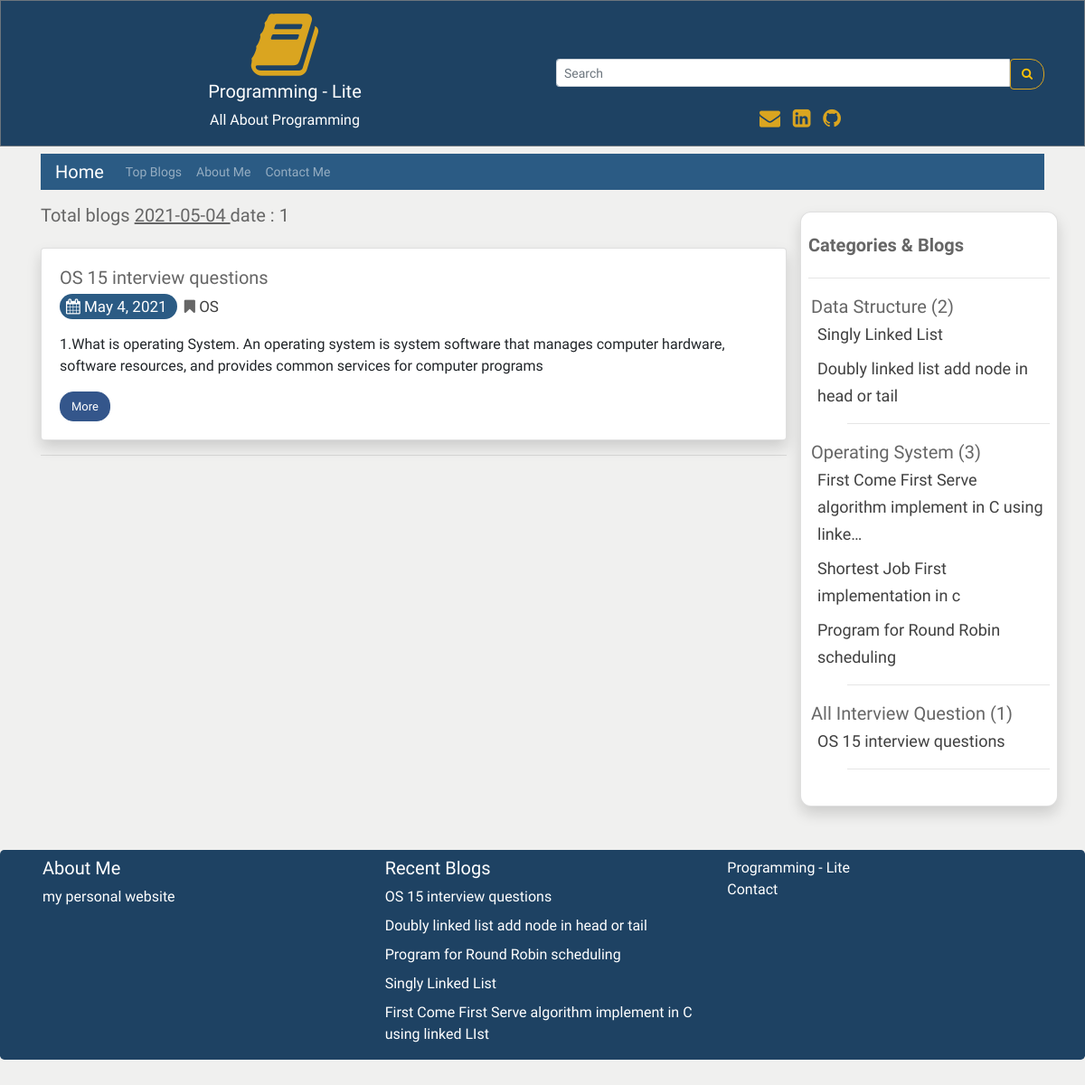
The page /date/2021-05-04 on the database its author committed.
### user_panel_1/models.py (models this page shows, shortened)
class Blog(models.Model):
    cat_name = models.ForeignKey(Category, on_delete=models.CASCADE)
    blog_author = models.CharField(max_length=200)
    blog_priority = models.IntegerField(blank=True, null=True)
    blog_tags = models.CharField(max_length=200,  blank=True, null=True)
    blog_title = models.CharField(max_length=200)
    blog_descriptions = models.CharField(max_length=600);
    blog_body = RichTextUploadingField(blank=True, null=True)
    blog_views = models.IntegerField(default=0)
    blog_date = models.DateField(auto_now_add=True, auto_now=False, blank=True)

class Category(models.Model):
    cat_name = models.CharField(max_length=300)
    cat_priority = models.IntegerField(blank=True, null=True);
    def __str__(self):
        return self.cat_name

### user_panel_1/views.py (the view)
# urls.py: path('date/<str:slug>', views.date, name='date'),
def date(request, slug):
    reacentBlog = Blog.objects.all().order_by('-blog_date')[0:5]
    categorys = Blog.objects.all().select_related('cat_name')
    categorys = categorys.order_by('cat_name__cat_priority', 'cat_name', 'blog_priority') #sort all data
    date = Blog.objects.filter(blog_date__contains=slug)
    total = date.count()
    query = slug
    context = {
        'date': date,
        'object_list': categorys,
        'recentBlog': reacentBlog,
        'total': total,
        'query': query,
    }
    return render(request, 'date.html', context)

### templates/date.html
{% extends 'base.html' %}
{% load static %}
{% block content %}
<h3 class="mt-3 title">Total blogs  <u> {{query}} </u> date  : {{total}}</h3>
   {% for date in date %}
    <div class="card shadow mt-4">
    <div class="card-body">
         <h5 class="title">{{date.blog_title |truncatechars:100}}</h5>
    <p  class="description">
    <span  class="mr-2  description activee"><i class="fa fa-calendar" aria-hidden="true"></i>  {{ date.blog_date}} </span>
     <i class="fa fa-bookmark" aria-hidden="true"></i>
         <a href="{% url 'tags' slug=date.blog_tags %}" class="mr-2 ur description">  {{ date.blog_tags}} </a>
                            </p>
         <p>{{date.blog_descriptions | truncatechars:200}}</p>
         <a href="{% url 'more' slug=date.id %}" class="btn btn-info">More</a>
       </div>
    </div>
    <hr>
    {% endfor %}
{% endblock content %}

### templates/base.html (shortened to what this page needs)
{% load static %}
{% load humanize %}
<!DOCTYPE html>
<html lang="en">
<head>
  <link rel="stylesheet" href="https://maxcdn.bootstrapcdn.com/bootstrap/4.5.2/css/bootstrap.min.css">
  <link rel="stylesheet"
      href="//cdnjs.cloudflare.com/ajax/libs/highlight.js/10.7.2/styles/default.min.css">
    <link
      rel="stylesheet"
      href="https://cdnjs.cloudflare.com/ajax/libs/font-awesome/4.7.0/css/font-awesome.min.css"
    />
    <link
      rel="stylesheet"
      href="{% static 'css/style.css' %}"
    />
    <link href="https://cdn.jsdelivr.net/gh/gitbrent/bootstrap4-toggle@3.6.1/css/bootstrap4-toggle.min.css" rel="stylesheet">
</head>
<body style="background: hsl(84, 3%, 94%);">
<div class="jbc border border-secondary ">
 <div class="container mt-2 text-center">
 <div class="row">
     <div class="col-sm-6">
     <i class="fa fa-book logo" aria-hidden="true"></i><br>
 <h5 class="text-white">Programming - Lite</h5>
 <p class="text-white">All About Programming</p>
     </div>
     <div class="col-sm-6 mt-2">
        <form method="GET" action="{% url 'search' %}">
    <div class="input-group input-group-sm mt-5"  >
      <input type="text" class="form-control" placeholder="Search" name='search' required>
      <div class="input-group-btn">
        <button class="btn btn-outline-warning sb" type="submit"><i class="fa fa-search" aria-hidden="true"></i>
</button>
      </div>
    </div>
  </form>
       <div class="mt-3">
       <span class="text-style-two"><a href="mailto:aaziz9642@gmail.com" style="text-decoration: none; font-size:23px;" target="_blank" class="text-warning"><i class="fa fa-envelope pr-2" aria-hidden="true"></i> </a></span>
<span class="text-style-two"><a href="https://linkedin.com/in/azizur-rahman-720636165" style="text-decoration: none; font-size:23px;"  target="_blank" class="text-warning "><i class="fa fa-linkedin-square" aria-hidden="true"></i> </a></span>
<span class="text-style-two"><a href="https://github.com/ayanchyaziz123" style="text-decoration: none; font-size:23px;" target="_blank" class="text-warning"><i class="fa fa-github pl-2" aria-hidden="true"></i></a></span>
     </div>
     </div>
    </div>
</div>
 </div>
<div class="container">
    <nav class="navbar navbar-expand-lg navbar-dark bg-dark mt-2 pt-0 pb-0">
    {% url 'blog' as blog %}
  <a class="navbar-brand {% if request.path == blog %}active{% endif %}" href="{% url 'blog' %}">Home</a>
  <div
  class="collapse navbar-collapse" id="navbarsExampleDefault">
    <ul class="navbar-nav mr-auto">
    {% url 'topBlog' as topBlog%}
      <li class="nav-item {% if request.path == topBlog %}active{% endif %}">
        <a class="nav-link " href="{% url 'topBlog' %}">Top Blogs<span class="sr-only">(current)</span></a>
      </li>
      {% url 'about' as about %}
      <li class="nav-item {% if request.path == about %}active{% endif %}">
        <a class="nav-link " href="{% url 'about' %}">About Me<span class="sr-only">(current)</span></a>
      </li>
      {% url 'contact' as contact %}
      <li class="nav-item {% if request.path == contact %}active{% endif %}">
        <a class="nav-link" href="{% url 'contact' %}">Contact Me<span class="sr-only">(current)</span></a>
      </li>
    </ul>
  </div>
</nav>
<div class="row">
    <div class="col-sm-9">
    {% block content %}
    {% endblock content %}
    </div>
    <div class="col-sm-3 card shadow mt-4 rounded p-2">
     <h5 class="mt-3"><strong class="title">Categories & Blogs</strong></h5>
     <hr>
     {% regroup object_list by cat_name as cat_all %}
<ul>
{% for categories in cat_all %}
    <li style="list-style-type:none; margin-left:-37px;" class="title">{{ categories.grouper }} ({{ categories.list|length}})
    <ul style="list-style-type:none;">
        {% for blog in categories.list %}
          <li style="margin-left:-33px;"  class="ur {% if blog.id == more.id %}activee{% endif %}">
          <a href="{% url 'more' blog.id %}"><a href="{% url 'more' blog.id %}" class="ur " style="font-size: 18px;">{{ blog.blog_title | truncatechars:60}}</li>
        {% endfor %}
        <hr>
    </ul>
    </li>
{% endfor %}
</ul>
    </div>
</div>
</div>
<div class="jumbotron mt-5 pb-0 pt-0 text-white" style="background:#1e4263;">
   <div class="container">
   <div class="row">
     <div class="col-sm-4">
     <h5 class="mt-2">About Me</h5>
     <a href="http://azizurrahmanayan.herokuapp.com/" target="_blank" class="text-white">my personal website</a>
     </div>
     <div class="col-sm-4">
      <p class="lead mt-2 mb-2">
        <h5 class="mt-2">Recent Blogs</h5>
        {% for recentBlog in recentBlog %}
         <a href="{% url 'more' recentBlog.id %}"  class="text-white">{{recentBlog.blog_title}}</a>
        <br>
        {% endfor %}
    </p>
     </div>
     <div class="col-sm-4">
      <p class="pt-2 pb-2"><a href="{% url 'blog' %}" class="text-white">Programming - Lite</a><br>
       <a href="{% url 'contact' %}" class="text-white">Contact</a></p>
     </div>
   </div>
</div>
</div>
</body>
</html>

### static/css/style.css (style rules this page uses)
:root { --bg-size: 100% 100%; --main_color: #fff; --title: 'Josefin Sans', sans-serif; --font-para: 'David Libre', serif; --btn-color: #bbe1fa; --btn-font-color: #000; --btn-font: 1.5rem; --eff: .3s all ease; }
* { font-family: var(--font-para); }
body { background: hsl(84, 3%, 94%) !important; }
.btn-info { background-color: #34568B !important; border-color: #34568B !important; }
.btn { outline: none !important; }
.bg-dark { background: #2b5b84 !important; }
.logo { font-size: 80px; color: #DAA520; }
li .nav-link { font-size: 14px !important; }
.btn { font-size: 13px !important; }
.description { color: #666666; font-size: 17px !important; }
.btn-outline-warning { border-color: #DAA520 !important; color: #DAA520 im !important; }
.title { color: #666; font-size: 20px !important; }
.btn-info { background-color: #2b5b84; border-color: #2b5b84; border-radius: 15px !important; }
.text-warning { color: #DAA520 !important; }
.ur { text-decoration: none !important; color: #404040; }
.rounded { border-radius: 12px !important; }
.activee { color: #fff !important; background: #2b5b84 !important; padding-left: 7px !important; padding-right: 7px !important; padding-bottom: 4px !important; padding-top: 4px !important; border-radius: 15px !important; }
.jbc { background-color: #1e4263 !important; }
.sb { border-top-right-radius: 15px !important; border-bottom-right-radius: 15px !important; }

### rows shown on the page
Blog: blog_title "OS 15 interview questions", blog_date "May 4, 2021", blog_tags "OS", blog_descriptions "1.What is operating System. An operating system is system software that manages computer hardware, software resources, and provides common services for computer programs"
Category: grouper "Data Structure", list|length "2"
Blog: blog_title "Singly Linked List"
Blog: blog_title "Doubly linked list add node in head or tail"
Category: grouper "Operating System", list|length "3"
Blog: blog_title "First Come First Serve algorithm implement in C using linke…", blog_title "First Come First Serve algorithm implement in C using linked LIst"
Blog: blog_title "Shortest Job First implementation in c"
Blog: blog_title "Program for Round Robin scheduling"
Category: grouper "All Interview Question", list|length "1"

### other values the page prints
{{ query }} "2021-05-04"
{{ total }} "1"
